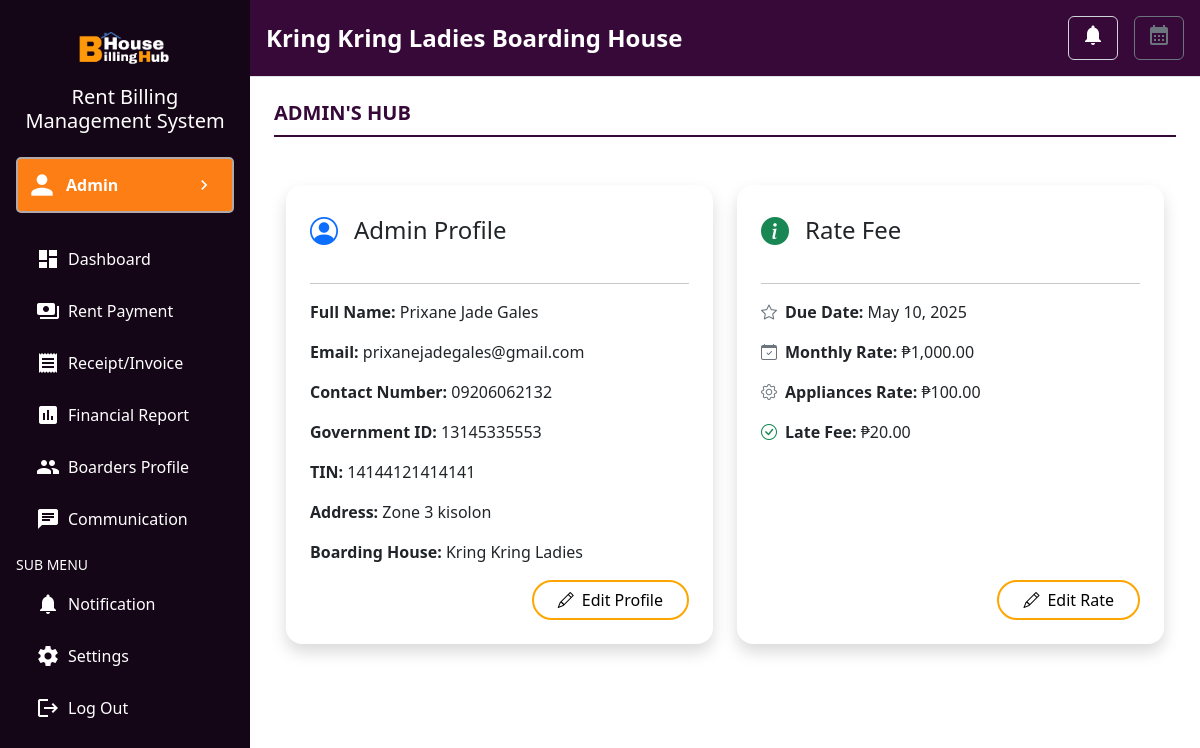
The page /sidebar/admin.php (signed in) on the database its author committed.
### tables this page shows
CREATE TABLE `users` (
  `id` int(11) NOT NULL,
  `firstname` varchar(255) NOT NULL,
  `lastname` varchar(255) NOT NULL,
  `email` varchar(255) NOT NULL,
  `contact` varchar(20) DEFAULT NULL,
  `government_id` varchar(100) DEFAULT NULL,
  `tin_num` varchar(100) DEFAULT NULL,
  `address` varchar(255) DEFAULT NULL,
  `boardinghousename` varchar(255) DEFAULT NULL,
  `password` varchar(255) NOT NULL,
  `reset_code` varchar(255) DEFAULT NULL
);

CREATE TABLE `rates` (
  `id` int(11) NOT NULL,
  `user_id` int(11) DEFAULT NULL,
  `due_date` date DEFAULT NULL,
  `monthly_rate` decimal(10,2) DEFAULT NULL,
  `appliances_rate` decimal(10,2) DEFAULT NULL,
  `late_fee` decimal(10,2) DEFAULT NULL,
  `visitor_daily_rate` decimal(10,2) DEFAULT 166.67
);

### sidebar/admin.php (the view, shortened to what this page needs)
<?php
$host = 'localhost';
$username = 'root';
$password = '';
$database = 'bh';
$conn = new mysqli($host, $username, $password, $database);
$user_id = $_SESSION['user_id'];
$stmt = $conn->prepare("SELECT firstname, lastname, email, contact, government_id, tin_num, address, boardinghousename FROM users WHERE id = ?");
$stmt->bind_param("i", $user_id);
$stmt->execute();
$result = $stmt->get_result();
$user = $result->fetch_assoc();
$stmt = $conn->prepare("SELECT due_date, monthly_rate, appliances_rate, late_fee FROM rates WHERE user_id = ?");
$stmt->bind_param("i", $user_id);
$stmt->execute();
$result = $stmt->get_result();
$rate = $result->fetch_assoc();
$current_date = new DateTime();
$due_date = $current_date->format('Y-m-10');
$due_date_display = $rate['due_date'] ? date('F j, Y', strtotime($rate['due_date'])) : date('F j, Y', strtotime($due_date));
$monthly_rate = $rate['monthly_rate'] ?? '0.00';
$appliances_rate = $rate['appliances_rate'] ?? '0.00';
$late_fee = $rate['late_fee'] ?? '0.00';
$full_name = $user['firstname'] . ' ' . $user['lastname'];
?>
<!DOCTYPE html>
<html lang="en">
<head>
    <link href="https://cdn.jsdelivr.net/npm/bootstrap@5.3.2/dist/css/bootstrap.min.css" rel="stylesheet">
    <link href="https://cdn.jsdelivr.net/npm/bootstrap-icons@1.10.5/font/bootstrap-icons.css" rel="stylesheet">
    <link rel="stylesheet" href="style.css">
</head>
<body>
    <div class="d-flex">
        <nav class="sidebar text-white p-3">
            <div class="text-center mb-4">
                <img src="../images/logo.png" alt="Logo" class="img-fluid" style="max-width: 100px;">
                <h5 class="mt-2">Rent Billing Management System</h5>
            </div>
            <a href="admin.php" class="d-flex align-items-center justify-content-between mb-4 px-2 nav-link active admin-border">
                <div class="d-flex align-items-center">
                    <span class="material-icons me-2" style="font-size: 32px;">person</span>
                    <span class="fw-bold">Admin</span>
                </div>
                <span class="material-icons" style="font-size: 20px;">chevron_right</span>
            </a>
            <ul class="nav flex-column">
                <li class="nav-item mb-2">
                    <a class="nav-link text-white" href="dashboard.php"><span class="material-icons me-2">dashboard</span>Dashboard</a>
                </li>
                <li class="nav-item mb-2">
                    <a class="nav-link text-white" href="rent_payment.php"><span class="material-icons me-2">payments</span>Rent Payment</a>
                </li>
                <li class="nav-item mb-2">
                    <a class="nav-link text-white" href="receipt.php"><span class="material-icons me-2">receipt</span>Receipt/Invoice</a>
                </li>
                <li class="nav-item mb-2">
                    <a class="nav-link text-white" href="financial_rep.php"><span class="material-icons me-2">assessment</span>Financial Report</a>
                </li>
                <li class="nav-item mb-2">
                    <a class="nav-link text-white" href="boarder_profile.php"><span class="material-icons me-2">group</span>Boarders Profile</a>
                </li>
                <li class="nav-item mb-2">
                    <a class="nav-link text-white" href="communication.php"><span class="material-icons me-2">chat</span>Communication</a>
                </li>
            </ul>
            <div class="mt-2">
                <h6 class="text-uppercase small">Sub Menu</h6>
                <ul class="nav flex-column">
                    <li class="nav-item mb-2">
                        <a class="nav-link text-white" href="sub-menu/notif.php"><span class="material-icons me-2">notifications</span>Notification</a>
                    </li>
                    <li class="nav-item mb-2">
                        <a class="nav-link text-white" href="sub-menu/settings.php"><span class="material-icons me-2">settings</span>Settings</a>
                    </li>
                    <li class="nav-item mb-2">
                        <a class="nav-link text-white" href="sub-menu/logout.php"><span class="material-icons me-2">logout</span>Log Out</a>
                    </li>
                </ul>
            </div>
        </nav>
        <div class="flex-grow-1">
            <header class="d-flex justify-content-between align-items-center p-3 border-bottom">
                <h4 class="mb-0" style="font-weight: bold;"><span id="boardingHouseName"><?php echo htmlspecialchars($user['boardinghousename'] ?? 'N/A'); ?></span> Boarding House</h4>
                <div class="d-flex align-items-center gap-3">
                    <button class="btn btn-outline-primary position-relative">
                        <span class="material-icons">notifications</span>
                    </button>
                    <button class="btn btn-outline-secondary">
                        <span class="material-icons">calendar_month</span>
                    </button>
                </div>
            </header>
            <div class="content p-4">
                <div class="mb-4">
                    <h5 style="font-weight: bold; color: #360938; border-bottom: 2px solid #360938; padding-bottom: 10px;">
                        ADMIN'S HUB
                    </h5>
                </div>
                <div class="container mt-5" style="font-family: 'Segoe UI', sans-serif;">
                    <div class="row g-4">
                        <div class="col-md-6 d-flex">
                            <div class="card shadow rounded-4 border-0 w-100">
                                <div class="card-body d-flex flex-column p-4">
                                    <div class="d-flex align-items-center mb-3">
                                        <i class="bi bi-person-circle fs-3 text-primary me-3"></i>
                                        <h4 class="mb-0">Admin Profile</h4>
                                    </div>
                                    <hr>
                                    <div id="adminView">
                                        <p><strong>Full Name:</strong> <span id="fullName"><?php echo htmlspecialchars($full_name); ?></span></p>
                                        <p><strong>Email:</strong> <span id="email"><?php echo htmlspecialchars($user['email']); ?></span></p>
                                        <p><strong>Contact Number:</strong> <span id="contactNumber"><?php echo htmlspecialchars($user['contact'] ?? 'N/A'); ?></span></p>
                                        <p><strong>Government ID:</strong> <span id="govId"><?php echo htmlspecialchars($user['government_id'] ?? 'N/A'); ?></span></p>
                                        <p><strong>TIN:</strong> <span id="tinNumber"><?php echo htmlspecialchars($user['tin_num'] ?? 'N/A'); ?></span></p>
                                        <p><strong>Address:</strong> <span id="address"><?php echo htmlspecialchars($user['address'] ?? 'N/A'); ?></span></p>
                                        <p><strong>Boarding House:</strong> <span id="boardingHouseName"><?php echo htmlspecialchars($user['boardinghousename'] ?? 'N/A'); ?></span></p>
                                    </div>
                                    <div class="mt-auto text-end">
                                        <button class="btn btn-outline-warning rounded-pill px-4 custom-edit-btn" id="editAdminBtn" onclick="toggleEdit('admin')">
                                            <i class="bi bi-pencil me-2"></i>Edit Profile
                                        </button>
                                    </div>
                                </div>
                            </div>
                        </div>
                        <div class="col-md-6 d-flex">
                            <div class="card shadow rounded-4 border-0 w-100">
                                <div class="card-body d-flex flex-column p-4">
                                    <div class="d-flex align-items-center mb-3">
                                        <i class="bi bi-info-circle-fill fs-3 text-success me-3"></i>
                                        <h4 class="mb-0">Rate Fee</h4>
                                    </div>
                                    <hr>
                                    <div id="rateView">
                                        <p><i class="bi bi-star me-2 text-secondary"></i><strong>Due Date:</strong> <span id="dueDate"><?php echo htmlspecialchars($due_date_display); ?></span></p>
                                        <p><i class="bi bi-calendar-check me-2 text-secondary"></i><strong>Monthly Rate:</strong> <span id="monthlyRate">₱<?php echo number_format($monthly_rate, 2); ?></span></p>
                                        <p><i class="bi bi-gear me-2 text-secondary"></i><strong>Appliances Rate:</strong> <span id="applianceRate">₱<?php echo number_format($appliances_rate, 2); ?></span></p>
                                        <p><i class="bi bi-check-circle me-2 text-success"></i><strong>Late Fee:</strong> <span id="lateFee">₱<?php echo number_format($late_fee, 2); ?></span></p>
                                    </div>
                                    <div class="mt-auto text-end">
                                        <button class="btn btn-outline-warning rounded-pill px-4 custom-edit-btn" id="editRateBtn" onclick="toggleEdit('rate')">
                                            <i class="bi bi-pencil me-2"></i>Edit Rate
                                        </button>
                                    </div>
                                </div>
                            </div>
                        </div>
                    </div>
                </div>
            </div>
        </div>
    </div>
</body>
</html>

### sidebar/style.css (style rules this page uses)
body { font-family: 'Segoe UI', sans-serif; }
.sidebar { width: 250px; height: 100vh; position: fixed; background-color: #140517; }
.sidebar .nav-link { font-size: 1rem; }
.sidebar a { display: flex; align-items: center; padding: 10px 20px; text-decoration: none; color: #ffffff; font-size: 16px; }
.sidebar a span.material-icons { margin-right: 10px; font-size: 24px; }
.nav-link { display: flex; align-items: center; padding: 10px 20px; text-decoration: none; color: #ffffff; transition: background-color 0.3s, color 0.3s; }
.nav-link.active { background-color: #fd7e14; color: #ffffff; border-radius: 5px; }
.flex-grow-1 { margin-left: 250px; }
header { font-family: 'Segoe UI', sans-serif; background-color: #360938; color: #ffffff; }
.btn-outline-primary { color: white; border: 1px solid #ced4da; transition: background-color 0.3s, color 0.3s; }
.admin-border { border: 2px solid rgb(177, 169, 169); border-radius: 8px; padding: 10px 20px; }

### sidebar/admin.php (style rules this page uses)
.custom-edit-btn { border: 2px solid orange; color: black; background-color: transparent; }

### rows shown on the page
users: boardinghousename "Kring Kring Ladies", full_name "Prixane Jade Gales", email "prixanejadegales@gmail.com", contact "09206062132", government "13145335553", tin_num "14144121414141", address "Zone 3 kisolon"
rates: monthly_rate "1,000.00", appliances_rate "100.00", late_fee "20.00"
